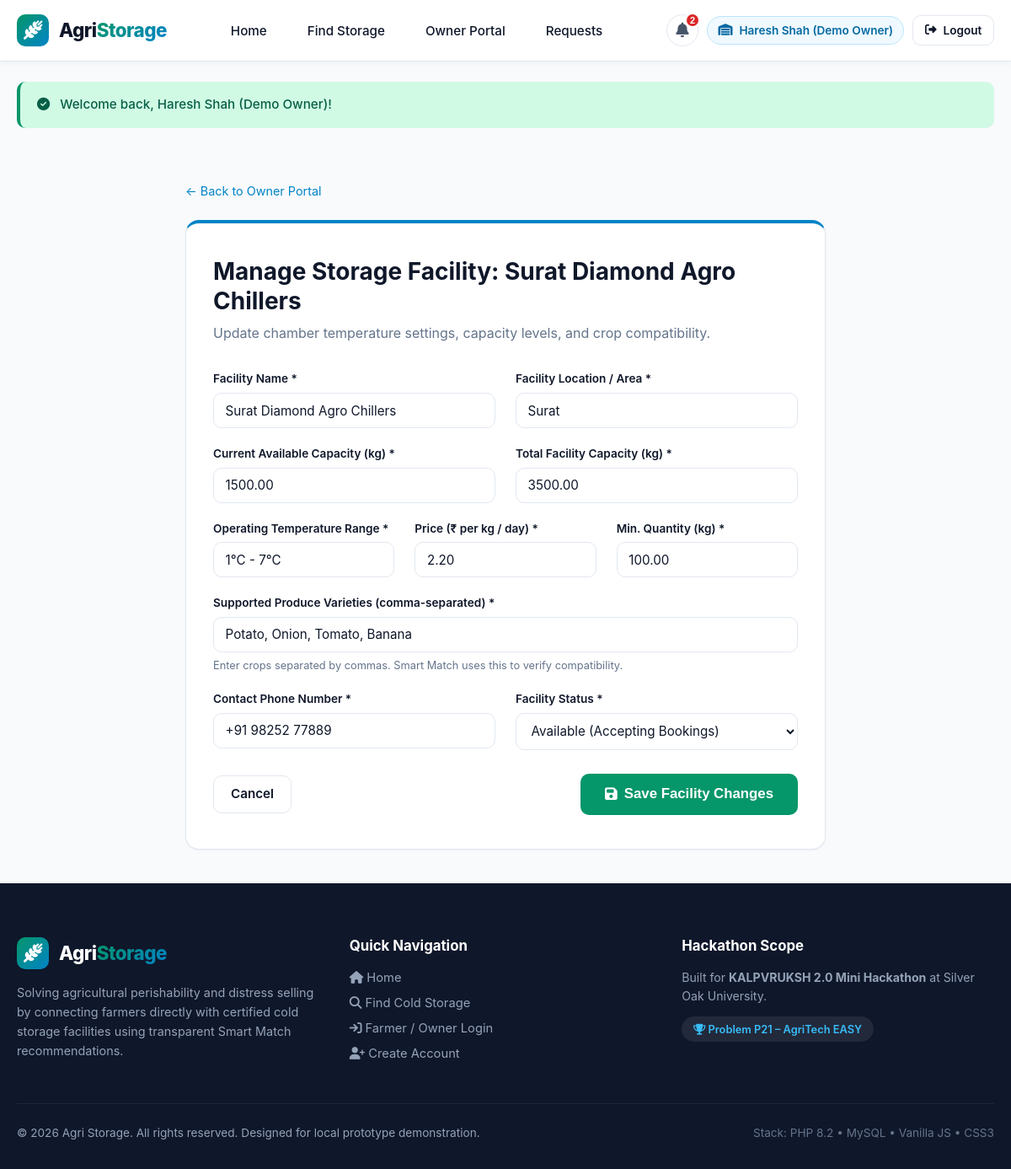
Page /owner/update-storage.php?id=3 (signed in) on the committed database.
### tables this page shows
CREATE TABLE `cold_storages` (
  `id` INT NOT NULL AUTO_INCREMENT,
  `owner_id` INT NOT NULL,
  `name` VARCHAR(150) NOT NULL,
  `location` VARCHAR(150) NOT NULL,
  `available_capacity` DECIMAL(10,2) NOT NULL,
  `total_capacity` DECIMAL(10,2) NOT NULL,
  `temperature` VARCHAR(50) NOT NULL,
  `price_per_kg` DECIMAL(10,2) NOT NULL,
  `supported_crops` TEXT NOT NULL,
  `minimum_quantity` DECIMAL(10,2) NOT NULL DEFAULT 50.00,
  `contact` VARCHAR(20) NOT NULL,
  `status` ENUM('Available', 'Full', 'Inactive') NOT NULL DEFAULT 'Available',
  `created_at` TIMESTAMP NOT NULL DEFAULT CURRENT_TIMESTAMP,
  PRIMARY KEY (`id`),
  INDEX `idx_storage_owner` (`owner_id`),
  INDEX `idx_storage_status` (`status`),
  INDEX `idx_storage_location` (`location`),
  CONSTRAINT `fk_storage_owner` FOREIGN KEY (`owner_id`) REFERENCES `users` (`id`) ON DELETE CASCADE
);

### includes/auth.php (called while the page is built, shortened)
<?php
function e($value) {
    return htmlspecialchars((string)$value, ENT_QUOTES, 'UTF-8');
}
function base_url($path = '') {
    $path = ltrim($path, '/');
    $envBase = getenv('BASE_URL');
    $scriptName = $_SERVER['SCRIPT_NAME'] ?? '';
    $dir = str_replace('\\', '/', dirname($scriptName));
    if (preg_match('#/owner$#i', $dir)) {
        $dir = substr($dir, 0, -6);
    }
    $dir = rtrim($dir, '/');
    return ($dir === '' ? '' : $dir) . '/' . $path;
}

### owner/update-storage.php (the view, shortened to what this page needs)
<?php
require_once __DIR__ . '/../includes/db.php';
require_once __DIR__ . '/../includes/auth.php';
$user = currentUser();
$storageId = isset($_REQUEST['id']) ? (int)$_REQUEST['id'] : 0;
try {
    $stmt = $pdo->prepare("SELECT * FROM cold_storages WHERE id = ? AND owner_id = ? LIMIT 1");
    $stmt->execute([$storageId, $user['id']]);
    $storage = $stmt->fetch();
} catch (PDOException $e) {
    setFlash('danger', 'Database error: ' . $e->getMessage());
    header('Location: ' . base_url('owner/dashboard.php'));
    exit;
}
require_once __DIR__ . '/../includes/header.php';
?>
<div class="container" style="padding: 2.5rem 1.25rem; max-width: 800px;">
    <div style="margin-bottom: 1.5rem; font-size: 0.9rem; color: var(--text-muted);">
        <a href="<?php echo base_url('owner/dashboard.php'); ?>">&larr; Back to Owner Portal</a>
    </div>
    <div class="card" style="padding: 2.5rem 2rem; border-top: 4px solid var(--secondary);">
        <div style="margin-bottom: 2rem;">
            <h2>Manage Storage Facility: <?php echo e($storage['name']); ?></h2>
            <p class="text-muted">Update chamber temperature settings, capacity levels, and crop compatibility.</p>
        </div>
        <form method="POST" action="<?php echo base_url('owner/update-storage.php?id=' . $storage['id']); ?>">
            <div class="grid-2" style="margin-bottom: 1.25rem;">
                <div class="form-group">
                    <label for="st_name">Facility Name *</label>
                    <input type="text" name="name" id="st_name" class="form-control" value="<?php echo e($storage['name']); ?>" required>
                </div>
                <div class="form-group">
                    <label for="st_location">Facility Location / Area *</label>
                    <input type="text" name="location" id="st_location" class="form-control" value="<?php echo e($storage['location']); ?>" required>
                </div>
            </div>
            <div class="grid-2" style="margin-bottom: 1.25rem;">
                <div class="form-group">
                    <label for="st_avail">Current Available Capacity (kg) *</label>
                    <input type="number" step="0.1" name="available_capacity" id="st_avail" class="form-control" value="<?php echo e($storage['available_capacity']); ?>" required>
                </div>
                <div class="form-group">
                    <label for="st_total">Total Facility Capacity (kg) *</label>
                    <input type="number" step="0.1" name="total_capacity" id="st_total" class="form-control" value="<?php echo e($storage['total_capacity']); ?>" required>
                </div>
            </div>
            <div class="grid-3" style="margin-bottom: 1.25rem;">
                <div class="form-group">
                    <label for="st_temp">Operating Temperature Range *</label>
                    <input type="text" name="temperature" id="st_temp" class="form-control" value="<?php echo e($storage['temperature']); ?>" placeholder="e.g. 2°C - 8°C" required>
                </div>
                <div class="form-group">
                    <label for="st_price">Price (₹ per kg / day) *</label>
                    <input type="number" step="0.05" name="price_per_kg" id="st_price" class="form-control" value="<?php echo e($storage['price_per_kg']); ?>" required>
                </div>
                <div class="form-group">
                    <label for="st_min">Min. Quantity (kg) *</label>
                    <input type="number" step="1" name="minimum_quantity" id="st_min" class="form-control" value="<?php echo e($storage['minimum_quantity']); ?>" required>
                </div>
            </div>
            <div class="form-group" style="margin-bottom: 1.25rem;">
                <label for="st_crops">Supported Produce Varieties (comma-separated) *</label>
                <input type="text" name="supported_crops" id="st_crops" class="form-control" value="<?php echo e($storage['supported_crops']); ?>" placeholder="e.g. Tomato, Potato, Onion, Apple" required>
                <span class="text-muted" style="font-size: 0.8rem;">Enter crops separated by commas. Smart Match uses this to verify compatibility.</span>
            </div>
            <div class="grid-2" style="margin-bottom: 1.75rem;">
                <div class="form-group">
                    <label for="st_contact">Contact Phone Number *</label>
                    <input type="text" name="contact" id="st_contact" class="form-control" value="<?php echo e($storage['contact']); ?>" required>
                </div>
                <div class="form-group">
                    <label for="st_status">Facility Status *</label>
                    <select name="status" id="st_status" class="form-control" required>
                        <option value="Available" <?php echo ($storage['status'] === 'Available') ? 'selected' : ''; ?>>Available (Accepting Bookings)</option>
                    </select>
                </div>
            </div>
            <div style="display: flex; justify-content: space-between; align-items: center; gap: 1rem; flex-wrap: wrap;">
                <a href="<?php echo base_url('owner/dashboard.php'); ?>" class="btn btn-outline">
                    Cancel
                </a>
                <button type="submit" class="btn btn-primary btn-lg">
                    <i class="fa-solid fa-floppy-disk"></i> Save Facility Changes
                </button>
            </div>
        </form>
    </div>
</div>
<?php require_once __DIR__ . '/../includes/footer.php'; ?>

### css/style.css (style rules this page uses)
:root { --primary: #059669; --primary-dark: #047857; --primary-light: #10b981; --primary-soft: #ecfdf5; --secondary: #0284c7; --secondary-dark: #0369a1; --secondary-light: #38bdf8; --secondary-soft: #f0f9ff; --accent-gold: #f59e0b; --accent-gold-soft: #fffbeb; --bg-main: #f8fafc; --bg-card: #ffffff; --text-dark: #0f172a; --text-muted: #64748b; --border-color: #e2e8f0; --border-hover: #cbd5e1; --status-pending: #d97706; --status-pending-bg: #fef3c7; --status-accepted: #059669; --status-accepted-bg: #d1fae5; --status-rejected: #dc2626; --status-rejected-bg: #fee2e2; --status-completed: #2563eb; --status-completed-bg: #dbeafe; --font-sans: 'Inter', -apple-system, BlinkMacSystemFont, "Segoe UI", Roboto, Oxygen, Ubuntu, Cantarell, sans-serif; --radius-sm: 6px; --radius-md: 10px; --radius-lg: 16px; --radius-xl: 22px; --shadow-sm: 0 1px 2px 0 rgba(0, 0, 0, 0.05); --shadow-md: 0 4px 6px -1px rgba(0, 0, 0, 0.08), 0 2px 4px -2px rgba(0, 0, 0, 0.05); --shadow-lg: 0 10px 15px -3px rgba(0, 0, 0, 0.1), 0 4px 6px -4px rgba(0, 0, 0, 0.06); --shadow-glow: 0 0 20px rgba(14, 165, 233, 0.25); --transition: all 0.2s ease-in-out; }
* { box-sizing: border-box; margin: 0; padding: 0; }
html { font-family: var(--font-sans); color: var(--text-dark); background-color: var(--bg-main); line-height: 1.5; -webkit-font-smoothing: antialiased; }
body { display: flex; flex-direction: column; min-height: 100vh; overflow-x: hidden; }
a { color: var(--secondary); text-decoration: none; transition: var(--transition); }
.container { width: 100%; max-width: 1200px; margin: 0 auto; padding: 0 1.25rem; }
h1, h2, h3, h4, h5, h6 { color: var(--text-dark); font-weight: 700; line-height: 1.25; }
h2 { font-size: 1.75rem; margin-bottom: 0.5rem; }
.text-muted { color: var(--text-muted); }
.btn { display: inline-flex; align-items: center; justify-content: center; gap: 0.5rem; padding: 0.65rem 1.25rem; font-size: 0.95rem; font-weight: 600; border-radius: var(--radius-md); border: 1px solid transparent; cursor: pointer; transition: var(--transition); text-decoration: none; }
.btn-primary { background: var(--primary); color: white; }
.btn-outline { background: transparent; border-color: var(--border-color); color: var(--text-dark); }
.btn-lg { padding: 0.85rem 1.75rem; font-size: 1.05rem; }
.grid-2 { display: grid; grid-template-columns: repeat(2, 1fr); gap: 1.5rem; }
.grid-3 { display: grid; grid-template-columns: repeat(3, 1fr); gap: 1.5rem; }
.card { background: var(--bg-card); border: 1px solid var(--border-color); border-radius: var(--radius-lg); padding: 1.5rem; box-shadow: var(--shadow-sm); transition: var(--transition); position: relative; }
.form-group { display: flex; flex-direction: column; gap: 0.4rem; }
.form-group label { font-size: 0.85rem; font-weight: 600; color: var(--text-dark); }
.form-control { width: 100%; padding: 0.65rem 0.85rem; border: 1px solid var(--border-color); border-radius: var(--radius-md); font-family: inherit; font-size: 0.95rem; color: var(--text-dark); background: #ffffff; transition: var(--transition); }
select.form-control { cursor: pointer; }

### rows in the picture
cold_storages: name "Surat Diamond Agro Chillers", location "Surat", available_capacity "1500.00", total_capacity "3500.00", temperature "1°C - 7°C", price_per_kg "2.20", minimum_quantity "100.00", supported_crops "Potato, Onion, Tomato, Banana", contact "+91 98252 77889", status "Available (Accepting Bookings)"

### other values in the picture
$badgeCount "2"
$user['name'] "Haresh Shah (Demo Owner)"
$flash['message'] "Welcome back, Haresh Shah (Demo Owner)!"
